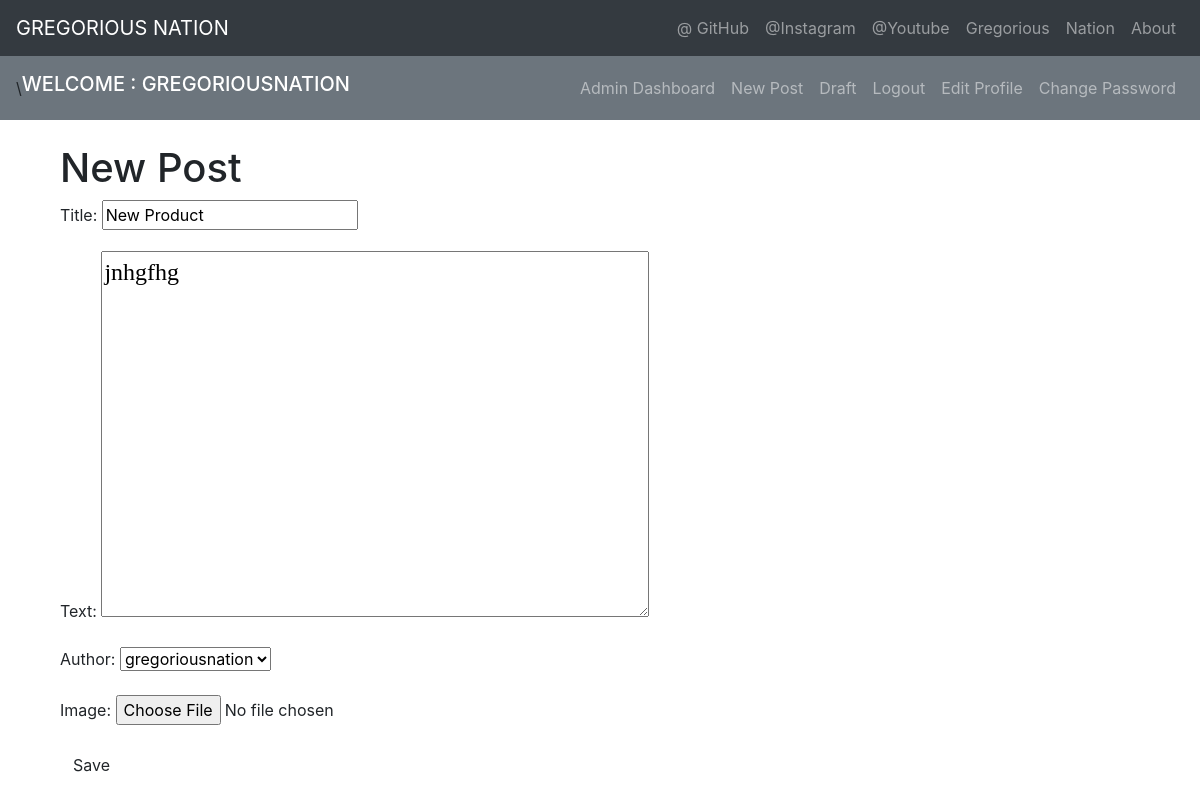
Screenshot of /post/12/update/ (signed in) with the database file from the repository.
### article/models.py (models this page shows, shortened)
class Post(models.Model):
	author = models.ForeignKey('auth.User', on_delete=models.CASCADE)
	title = models.CharField(max_length=200)
	published_date = models.DateTimeField(blank=True, null=True)
	created_date = models.DateTimeField(default=timezone.now())
	text = models.TextField()
	image = models.ImageField(upload_to='Images')

### article/views.py (the view)
# urls.py: path('post/<int:pk>/update/', PostUpdateView.as_view(), name='post_update'),
class PostUpdateView(LoginRequiredMixin, UpdateView):
	login_url = 'login/'
	redirect_field_name = 'post_detail.html'
	form_class = PostForm
	model = Post

### article/forms.py
class PostForm(forms.ModelForm):
	class Meta():
		model = Post
		fields = ('title', 'text', 'author', 'image')
		widgets = {
			'title': forms.TextInput(attrs={'class':'textinputclass'}),
			'text': forms.Textarea(attrs={'class':'editable medium-editor-textarea postcontent'}),
		}

### article/templates/article/post_form.html (shortened to what this page needs)
{% extends 'article/base.html' %}
{% block content %}
<h1>New Post</h1>
<form class="post-form" method="POST" enctype="multipart/form-data">
	{{form.as_p}}
	<button type="submit" class="save btn btn-dafult">Save</button>
</form>
 {% endblock %}

### article/templates/article/base.html (shortened to what this page needs)
{% load static %}
<!doctype html>
<html lang="en">
  <head>
    <link rel="stylesheet" href="{% static 'css/bootstrap.min.css' %}">
    <link rel="stylesheet" href="{% static 'css/mystyles.css' %}">
  </head>
  <body>
    <nav class="navbar navbar-expand-lg navbar-dark bg-dark">
      <a class="navbar-brand" href="{% url 'post_list' %}">GREGORIOUS NATION</a>
      <div class="collapse navbar-collapse" id="navbarSupportedContent">
        <ul class="navbar-nav ml-auto">
          <li class="nav-item"><a class="nav-link" href="https://github.com/gregorious1993">@ GitHub</a></li>
          <li class="nav-item"><a class="nav-link" href="https://instagram.com/adomakogregory">@Instagram</a></li>
          <li class="nav-item"><a class="nav-link" href="http://www.youtube.com/gregoryadomako">@Youtube</a></li>
          <li class="nav-item"><a class="nav-link" href="http://www.gregoriousportfolio.imfast.io">Gregorious</a></li>
          <li class="nav-item"><a class="nav-link" href="https://gregoriousnation.imfast.io/">Nation</a></li>
           <li class="nav-item"><a class="nav-link" href="{% url 'about' %}">About</a> </li>
        </ul>
      </div>
    </nav>
   <nav class="navbar navbar-expand-lg navbar-dark bg-secondary">
       <div class="collapse navbar-collapse" id="navbarSupportedContent">\
          <h2 class="navbar-brand ml-left">WELCOME : {{ user.username.upper }}</h2>
        <ul class="navbar-nav ml-auto">
          {% if user.is_authenticated %}
              <li class="nav-item"><a class="nav-link" href="http://127.0.0.1:8000/admin/">Admin Dashboard</a></li>
              <li class="nav-item"><a class="nav-link" href="{% url 'post_create' %}">New Post</a></li>
              <li class="nav-item"><a class="nav-link" href="{% url 'post_draft_list' %}">Draft</a></li>
              <li class="nav-item"><a class="nav-link" href="{% url 'logout' %}">Logout</a></li>
              <li class="nav-item"><a class="nav-link" href="{% url 'profile' %}">Edit Profile</a></li>
              <li class="nav-item"><a class="nav-link" href="{% url 'password' %}">Change Password</a></li>
            {% else %}
              <li class="nav-item"><a class="nav-link" href="{% url 'login' %}">Login</a></li>
              <li class="nav-item"><a class="nav-link" href="{% url 'register' %}">Register</a></li>
            {% endif %}
          </ul>
        </div>
    </nav>
    <br>
    <div class="container">
   <div class="content container">
        <div class="row">
          <div class="col-md-8">
            <div class="blog-posts">
    {% block content %}
    {% endblock %}
            </div>
          </div>
        </div>
      </div>
  </body>
</html>

### rows the page displays
Post: title "New Product", text "jnhgfhg", author "gregoriousnation"

### other values shown
{{ user.username.upper }} "GREGORIOUSNATION"
